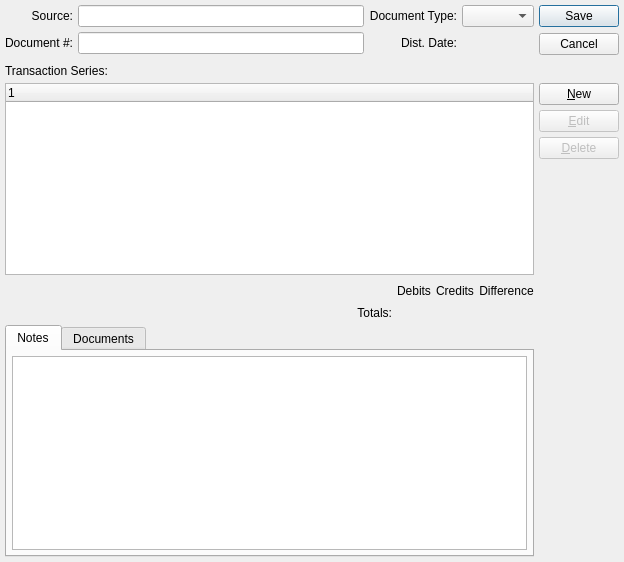
<?xml version="1.0" encoding="UTF-8"?>
<ui version="4.0">
 <comment>This file is part of the xTuple ERP: PostBooks Edition, a free and
open source Enterprise Resource Planning software suite,
Copyright (c) 1999-2018 by OpenMFG LLC, d/b/a xTuple.
It is licensed to you under the Common Public Attribution License
version 1.0, the full text of which (including xTuple-specific Exhibits)
is available at www.xtuple.com/CPAL.  By using this software, you agree
to be bound by its terms.</comment>
 <class>glSeries</class>
 <widget class="QDialog" name="glSeries">
  <property name="geometry">
   <rect>
    <x>0</x>
    <y>0</y>
    <width>624</width>
    <height>562</height>
   </rect>
  </property>
  <property name="windowTitle">
   <string>Series G/L Journal Entry</string>
  </property>
  <layout class="QGridLayout" name="gridLayout_2">
   <item row="0" column="0">
    <layout class="QVBoxLayout" name="verticalLayout">
     <item>
      <layout class="QGridLayout" name="gridLayout">
       <item row="0" column="0">
        <widget class="QLabel" name="_sourceLit">
         <property name="text">
          <string>Source:</string>
         </property>
         <property name="alignment">
          <set>Qt::AlignRight|Qt::AlignTrailing|Qt::AlignVCenter</set>
         </property>
         <property name="buddy">
          <cstring>_source</cstring>
         </property>
        </widget>
       </item>
       <item row="0" column="1">
        <widget class="QLineEdit" name="_source"/>
       </item>
       <item row="0" column="2">
        <widget class="QLabel" name="_doctypeLit">
         <property name="text">
          <string>Document Type:</string>
         </property>
         <property name="alignment">
          <set>Qt::AlignRight|Qt::AlignTrailing|Qt::AlignVCenter</set>
         </property>
         <property name="buddy">
          <cstring>_doctype</cstring>
         </property>
        </widget>
       </item>
       <item row="0" column="3">
        <widget class="XComboBox" name="_doctype"/>
       </item>
       <item row="1" column="1">
        <widget class="XLineEdit" name="_docnumber"/>
       </item>
       <item row="1" column="2">
        <widget class="QLabel" name="_dateLit">
         <property name="text">
          <string>Dist. Date:</string>
         </property>
         <property name="alignment">
          <set>Qt::AlignRight|Qt::AlignTrailing|Qt::AlignVCenter</set>
         </property>
         <property name="buddy">
          <cstring>_date</cstring>
         </property>
        </widget>
       </item>
       <item row="1" column="3">
        <widget class="DLineEdit" name="_date"/>
       </item>
       <item row="1" column="0">
        <widget class="QLabel" name="_docnumberLit">
         <property name="text">
          <string>Document #:</string>
         </property>
         <property name="alignment">
          <set>Qt::AlignRight|Qt::AlignTrailing|Qt::AlignVCenter</set>
         </property>
         <property name="buddy">
          <cstring>_docnumber</cstring>
         </property>
        </widget>
       </item>
      </layout>
     </item>
     <item>
      <spacer name="verticalSpacer_2">
       <property name="orientation">
        <enum>Qt::Vertical</enum>
       </property>
       <property name="sizeType">
        <enum>QSizePolicy::Expanding</enum>
       </property>
       <property name="sizeHint" stdset="0">
        <size>
         <width>20</width>
         <height>0</height>
        </size>
       </property>
      </spacer>
     </item>
    </layout>
   </item>
   <item row="0" column="1">
    <layout class="QVBoxLayout">
     <item>
      <widget class="QDialogButtonBox" name="_buttonBox">
       <property name="orientation">
        <enum>Qt::Vertical</enum>
       </property>
       <property name="standardButtons">
        <set>QDialogButtonBox::Cancel|QDialogButtonBox::Save</set>
       </property>
      </widget>
     </item>
    </layout>
   </item>
   <item row="1" column="0">
    <widget class="QLabel" name="_glSeriesLit">
     <property name="text">
      <string>Transaction Series:</string>
     </property>
     <property name="alignment">
      <set>Qt::AlignLeading|Qt::AlignLeft|Qt::AlignVCenter</set>
     </property>
    </widget>
   </item>
   <item row="2" column="0">
    <widget class="XTreeWidget" name="_glseries">
     <property name="focusPolicy">
      <enum>Qt::StrongFocus</enum>
     </property>
    </widget>
   </item>
   <item row="2" column="1">
    <layout class="QVBoxLayout">
     <item>
      <widget class="QPushButton" name="_new">
       <property name="text">
        <string>&amp;New</string>
       </property>
       <property name="shortcut">
        <string>Ctrl+N</string>
       </property>
      </widget>
     </item>
     <item>
      <widget class="QPushButton" name="_edit">
       <property name="enabled">
        <bool>false</bool>
       </property>
       <property name="text">
        <string>&amp;Edit</string>
       </property>
      </widget>
     </item>
     <item>
      <widget class="QPushButton" name="_delete">
       <property name="enabled">
        <bool>false</bool>
       </property>
       <property name="text">
        <string>&amp;Delete</string>
       </property>
      </widget>
     </item>
     <item>
      <spacer>
       <property name="orientation">
        <enum>Qt::Vertical</enum>
       </property>
       <property name="sizeType">
        <enum>QSizePolicy::Expanding</enum>
       </property>
       <property name="sizeHint" stdset="0">
        <size>
         <width>10</width>
         <height>0</height>
        </size>
       </property>
      </spacer>
     </item>
    </layout>
   </item>
   <item row="3" column="0">
    <layout class="QGridLayout" name="_totalsLayout">
     <item row="0" column="2">
      <spacer>
       <property name="orientation">
        <enum>Qt::Vertical</enum>
       </property>
       <property name="sizeType">
        <enum>QSizePolicy::Preferred</enum>
       </property>
       <property name="sizeHint" stdset="0">
        <size>
         <width>10</width>
         <height>21</height>
        </size>
       </property>
      </spacer>
     </item>
     <item row="1" column="2">
      <widget class="QLabel" name="_totalsLit">
       <property name="text">
        <string>Totals:</string>
       </property>
       <property name="alignment">
        <set>Qt::AlignRight</set>
       </property>
      </widget>
     </item>
     <item row="0" column="3">
      <widget class="QLabel" name="_debitsLit">
       <property name="text">
        <string>Debits</string>
       </property>
       <property name="alignment">
        <set>Qt::AlignCenter</set>
       </property>
      </widget>
     </item>
     <item row="1" column="3">
      <widget class="XLabel" name="_debits">
       <property name="enabled">
        <bool>false</bool>
       </property>
       <property name="sizePolicy">
        <sizepolicy hsizetype="Preferred" vsizetype="Fixed">
         <horstretch>0</horstretch>
         <verstretch>0</verstretch>
        </sizepolicy>
       </property>
       <property name="focusPolicy">
        <enum>Qt::NoFocus</enum>
       </property>
       <property name="alignment">
        <set>Qt::AlignRight</set>
       </property>
      </widget>
     </item>
     <item row="0" column="4">
      <widget class="QLabel" name="_creditLit">
       <property name="text">
        <string>Credits</string>
       </property>
       <property name="alignment">
        <set>Qt::AlignCenter</set>
       </property>
      </widget>
     </item>
     <item row="1" column="4">
      <widget class="XLabel" name="_credits">
       <property name="enabled">
        <bool>false</bool>
       </property>
       <property name="sizePolicy">
        <sizepolicy hsizetype="Preferred" vsizetype="Fixed">
         <horstretch>0</horstretch>
         <verstretch>0</verstretch>
        </sizepolicy>
       </property>
       <property name="focusPolicy">
        <enum>Qt::NoFocus</enum>
       </property>
       <property name="alignment">
        <set>Qt::AlignRight</set>
       </property>
      </widget>
     </item>
     <item row="0" column="5">
      <widget class="QLabel" name="_diffLit">
       <property name="text">
        <string>Difference</string>
       </property>
       <property name="alignment">
        <set>Qt::AlignCenter</set>
       </property>
      </widget>
     </item>
     <item row="1" column="5">
      <widget class="XLabel" name="_diff">
       <property name="sizePolicy">
        <sizepolicy hsizetype="Preferred" vsizetype="Fixed">
         <horstretch>0</horstretch>
         <verstretch>0</verstretch>
        </sizepolicy>
       </property>
       <property name="alignment">
        <set>Qt::AlignRight</set>
       </property>
      </widget>
     </item>
     <item row="0" column="1">
      <spacer>
       <property name="orientation">
        <enum>Qt::Horizontal</enum>
       </property>
       <property name="sizeType">
        <enum>QSizePolicy::Expanding</enum>
       </property>
       <property name="sizeHint" stdset="0">
        <size>
         <width>20</width>
         <height>20</height>
        </size>
       </property>
      </spacer>
     </item>
    </layout>
   </item>
   <item row="4" column="0">
    <widget class="QTabWidget" name="_tab">
     <property name="focusPolicy">
      <enum>Qt::NoFocus</enum>
     </property>
     <property name="currentIndex">
      <number>0</number>
     </property>
     <widget class="QWidget" name="notesTab">
      <attribute name="title">
       <string>Notes</string>
      </attribute>
      <layout class="QVBoxLayout" name="verticalLayout_2">
       <item>
        <widget class="XTextEdit" name="_notes">
         <property name="tabChangesFocus">
          <bool>true</bool>
         </property>
         <property name="spellEnable">
          <bool>true</bool>
         </property>
        </widget>
       </item>
      </layout>
     </widget>
     <widget class="QWidget" name="docTab">
      <attribute name="title">
       <string>Documents</string>
      </attribute>
      <layout class="QVBoxLayout" name="verticalLayout_3">
       <item>
        <widget class="Documents" name="_documents"/>
       </item>
      </layout>
     </widget>
    </widget>
   </item>
  </layout>
 </widget>
 <layoutdefault spacing="5" margin="5"/>
 <customwidgets>
  <customwidget>
   <class>DLineEdit</class>
   <extends>QWidget</extends>
   <header>datecluster.h</header>
   <container>1</container>
  </customwidget>
  <customwidget>
   <class>Documents</class>
   <extends>QWidget</extends>
   <header>documents.h</header>
  </customwidget>
  <customwidget>
   <class>XComboBox</class>
   <extends>QComboBox</extends>
   <header>xcombobox.h</header>
  </customwidget>
  <customwidget>
   <class>XLabel</class>
   <extends>QLabel</extends>
   <header>xlabel.h</header>
  </customwidget>
  <customwidget>
   <class>XLineEdit</class>
   <extends>QLineEdit</extends>
   <header>xlineedit.h</header>
   <container>1</container>
  </customwidget>
  <customwidget>
   <class>XTreeWidget</class>
   <extends>QTreeWidget</extends>
   <header>xtreewidget.h</header>
   <container>1</container>
  </customwidget>
  <customwidget>
   <class>XTextEdit</class>
   <extends>QTextEdit</extends>
   <header>xtextedit.h</header>
  </customwidget>
 </customwidgets>
 <tabstops>
  <tabstop>_source</tabstop>
  <tabstop>_doctype</tabstop>
  <tabstop>_docnumber</tabstop>
  <tabstop>_date</tabstop>
  <tabstop>_glseries</tabstop>
  <tabstop>_new</tabstop>
  <tabstop>_edit</tabstop>
  <tabstop>_delete</tabstop>
 </tabstops>
 <resources/>
 <connections>
  <connection>
   <sender>_glseries</sender>
   <signal>itemSelected(int)</signal>
   <receiver>_edit</receiver>
   <slot>animateClick()</slot>
   <hints>
    <hint type="sourcelabel">
     <x>30</x>
     <y>166</y>
    </hint>
    <hint type="destinationlabel">
     <x>490</x>
     <y>202</y>
    </hint>
   </hints>
  </connection>
  <connection>
   <sender>_buttonBox</sender>
   <signal>rejected()</signal>
   <receiver>glSeries</receiver>
   <slot>reject()</slot>
   <hints>
    <hint type="sourcelabel">
     <x>520</x>
     <y>45</y>
    </hint>
    <hint type="destinationlabel">
     <x>287</x>
     <y>253</y>
    </hint>
   </hints>
  </connection>
  <connection>
   <sender>_glseries</sender>
   <signal>valid(bool)</signal>
   <receiver>_edit</receiver>
   <slot>setEnabled(bool)</slot>
   <hints>
    <hint type="sourcelabel">
     <x>241</x>
     <y>189</y>
    </hint>
    <hint type="destinationlabel">
     <x>521</x>
     <y>168</y>
    </hint>
   </hints>
  </connection>
  <connection>
   <sender>_glseries</sender>
   <signal>valid(bool)</signal>
   <receiver>_delete</receiver>
   <slot>setEnabled(bool)</slot>
   <hints>
    <hint type="sourcelabel">
     <x>241</x>
     <y>189</y>
    </hint>
    <hint type="destinationlabel">
     <x>521</x>
     <y>202</y>
    </hint>
   </hints>
  </connection>
 </connections>
</ui>
